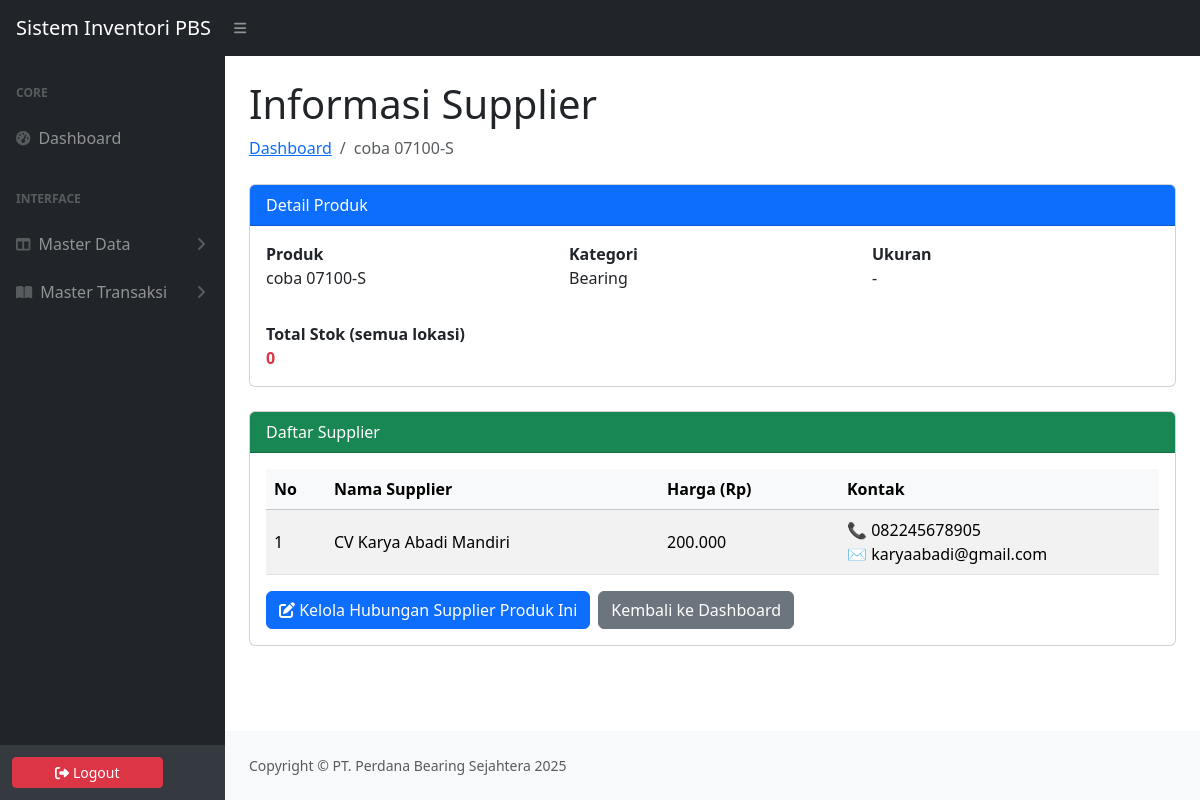
Page /supplier_info.php?id=60 (signed in) on the committed database.
### tables this page shows
CREATE TABLE `supplier_product` (
  `supplier_id` int(11) NOT NULL,
  `product_id` int(11) NOT NULL,
  `price` decimal(12,2) NOT NULL
);

CREATE TABLE `supplier` (
  `supplier_id` int(11) NOT NULL,
  `namasupplier` varchar(150) NOT NULL,
  `alamat` varchar(255) DEFAULT NULL,
  `phone` varchar(50) DEFAULT NULL,
  `email` varchar(100) DEFAULT NULL,
  `status` tinyint(1) NOT NULL DEFAULT 1
);

### supplier_info.php (the view, shortened to what this page needs)
<?php
include "include/config.php";
$productId = (int)($_GET['id'] ?? $_GET['product_id'] ?? 0);
$sqlProduk = "
  SELECT
    p.product_id,
    COALESCE(b.brand_name,'')  AS brand_name,
    COALESCE(m.model_name,'')  AS model_name,
    COALESCE(c.category_name,'') AS category_name,
    COALESCE(p.ukuran,'')      AS ukuran
  FROM product p
  LEFT JOIN brand    b ON p.brand_id    = b.brand_id
  LEFT JOIN model    m ON p.model_id    = m.model_id
  LEFT JOIN category c ON p.category_id = c.category_id
  WHERE p.product_id = $productId
  LIMIT 1
";
$resProduk = mysqli_query($connection, $sqlProduk) or die("Query produk gagal: ".mysqli_error($connection));
$produk    = mysqli_fetch_assoc($resProduk);
$sqlTotalStok = "
  SELECT SUM(quantity) AS total_stok
  FROM inventory
  WHERE product_id = $productId
";
$resStok   = mysqli_query($connection, $sqlTotalStok) or die("Query stok gagal: ".mysqli_error($connection));
$rowStok   = mysqli_fetch_assoc($resStok);
$totalStok = (int)($rowStok['total_stok'] ?? 0);
$sqlSupplier = "
  SELECT s.namasupplier, s.phone, s.email, sp.price
  FROM supplier_product sp
  JOIN supplier s ON sp.supplier_id = s.supplier_id
  WHERE sp.product_id = $productId
  ORDER BY s.namasupplier ASC
";
$resSupplier = mysqli_query($connection, $sqlSupplier) or die("Query supplier gagal: ".mysqli_error($connection));
?>
<!DOCTYPE html>
<html lang="id">
<head>
  <link href="css/styles.css" rel="stylesheet" />
  <link href="https://cdn.jsdelivr.net/npm/bootstrap@5.3.3/dist/css/bootstrap.min.css" rel="stylesheet" />
</head>
<body class="sb-nav-fixed">
<?php include "include/navbar.php"; ?>
<div id="layoutSidenav">
<?php include "include/menu.php"; ?>
<div id="layoutSidenav_content">
<main class="container-fluid px-4">
  <h1 class="mt-4">Informasi Supplier</h1>
  <ol class="breadcrumb mb-4">
    <li class="breadcrumb-item"><a href="index.php">Dashboard</a></li>
    <li class="breadcrumb-item active">
      <?php
        $namaProduk = trim(($produk['brand_name'].' '.$produk['model_name']));
        echo htmlspecialchars($namaProduk !== '' ? $namaProduk : 'Produk #'.$produk['product_id']);
      ?>
    </li>
  </ol>
  <div class="card mb-4">
    <div class="card-header bg-primary text-white">Detail Produk</div>
    <div class="card-body">
      <div class="row g-3">
        <div class="col-md-4">
          <div><strong>Produk</strong></div>
          <div><?php echo htmlspecialchars($namaProduk); ?></div>
        </div>
        <div class="col-md-4">
          <div><strong>Kategori</strong></div>
          <div><?php echo htmlspecialchars($produk['category_name'] ?: '-'); ?></div>
        </div>
        <div class="col-md-4">
          <div><strong>Ukuran</strong></div>
          <div><?php echo htmlspecialchars($produk['ukuran'] ?: '-'); ?></div>
        </div>
        <div class="col-md-4">
          <div class="mt-3"><strong>Total Stok (semua lokasi)</strong></div>
          <div class="<?php echo ($totalStok < 10 ? 'text-danger fw-bold' : ''); ?>">
            <?php echo $totalStok; ?>
          </div>
        </div>
      </div>
    </div>
  </div>
  <div class="card mb-4">
    <div class="card-header bg-success text-white">Daftar Supplier</div>
    <div class="card-body">
      <table class="table table-striped align-middle">
        <thead class="table-light">
          <tr>
            <th style="width:60px;">No</th>
            <th>Nama Supplier</th>
            <th style="width:180px;">Harga (Rp)</th>
            <th style="width:320px;">Kontak</th>
          </tr>
        </thead>
        <tbody>
          <?php if ($resSupplier && mysqli_num_rows($resSupplier) > 0): ?>
            <?php $no=1; while($s = mysqli_fetch_assoc($resSupplier)): ?>
              <tr>
                <td><?php echo $no++; ?></td>
                <td><?php echo htmlspecialchars($s['namasupplier']); ?></td>
                <td><?php echo number_format((float)$s['price'], 0, ',', '.'); ?></td>
                <td>
                  <?php if (!empty($s['phone'])): ?>
                    📞 <?php echo htmlspecialchars($s['phone']); ?><br>
                  <?php endif; ?>
                  <?php if (!empty($s['email'])): ?>
                    ✉️ <?php echo htmlspecialchars($s['email']); ?>
                  <?php endif; ?>
                </td>
              </tr>
            <?php endwhile; ?>
          <?php endif; ?>
        </tbody>
      </table>
      <div class="d-flex gap-2 mt-3">
        <a href="productedit.php?id=<?php echo $productId; ?>" class="btn btn-primary">
          <i class="fa fa-edit"></i> Kelola Hubungan Supplier Produk Ini
        </a>
        <a href="index.php" class="btn btn-secondary">Kembali ke Dashboard</a>
      </div>
    </div>
  </div>
</main>
   <?php include "include/footer.php"; ?>
</div>
</div>
</body>
</html>

### rows in the picture
supplier_product: supplier.namasupplier "CV Karya Abadi Mandiri", price "200.000", supplier.phone "082245678905", supplier.email "karyaabadi@gmail.com"

### other values in the picture
$namaProduk !== '' ? $namaProduk : 'Produk #'.$produk['product_id'] "coba 07100-S"
$namaProduk "coba 07100-S"
$produk['category_name'] ?: '-' "Bearing"
$produk['ukuran'] ?: '-' "-"
$totalStok "0"
